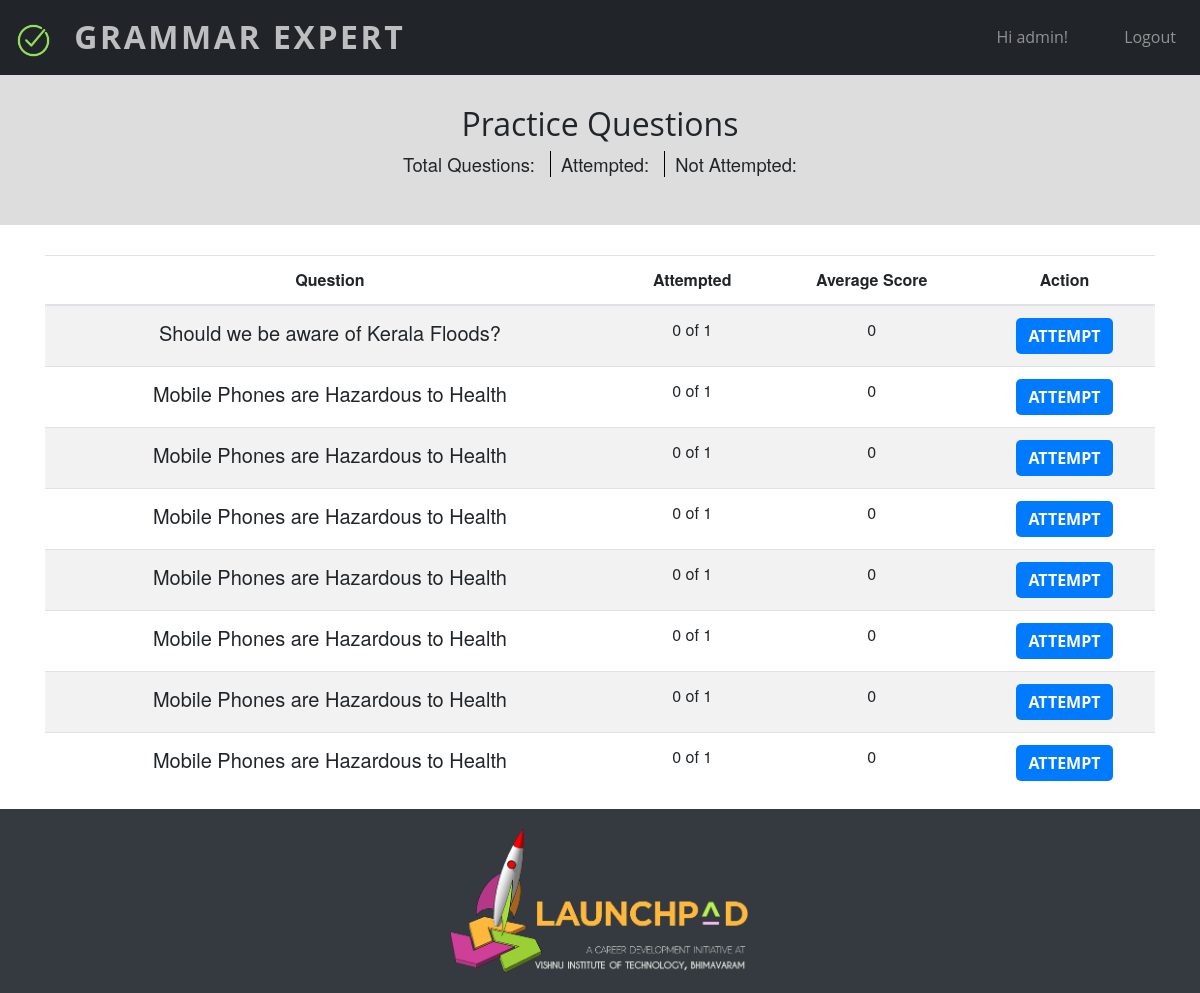
/practice/ (signed in), run on the app's committed database.
### myapp/models.py (models this page shows, shortened)
class Question(models.Model):
    question = models.CharField(max_length = 500)
    user = models.ForeignKey(User, on_delete=models.CASCADE)
    code = models.CharField(max_length = 8,unique = True)
    word_limit = models.IntegerField(default=300)
    attempts_allowed = models.IntegerField(default=1)
    date_created = models.DateField(default=datetime.now)
    time_limit = models.IntegerField(default=30)

### myapp/views.py (the view)
# urls.py: path('practice/',views.practice,name='practice'),
@login_required(login_url="login")
def practice(request):
    context = dict()
    results = []
    questions = Question.objects.filter(user_id = 1)
    for q in questions:
        a = list(Answer.objects.filter(user_id=request.user.id,question_id=q.id))
        s = 0
        n = 0
        avg = 0
        for x in a:
            s += x.score
            n += 1
        if n>0:
            avg = s/n
        if len(a) < q.attempts_allowed:
            results.append((q, True, avg, n, q.attempts_allowed))
        else:
            results.append((q, False, avg, n, q.attempts_allowed))
    return render(request, template_name = 'practice.html', context={"questions":results})

### myapp/templates/practice.html (shortened to what this page needs)
{% load static %}
{% load bootstrap4 %}
{% include 'header.html' %}
<link rel="stylesheet" type="text/css" href="https://cdn.datatables.net/v/bs4/dt-1.10.18/datatables.min.css"/>
<div class="masthead text-center">
    <div class="container-fluid topheading">
        <h2>Practice Questions</h2>
        <p><span id="count">Total Questions: </span>
          <span id="attemptedcount">Attempted: </span>
          <span id="unattemptedcount">Not Attempted: </span>
        </p>
    </div>
    <div class="container">
    <table id="questions" class="table table-striped">
      <thead>
        <th>Question</th>
        <th>Attempted</th>
        <th>Average Score</th>
        <th>Action</th>
      </thead>
        <tbody>
{% for q in questions %}
  <tr>
    <td class="lead">{{ q.0.question }}</td>
    <td>{{q.3}} of {{q.4}}</td>
    <td>{{q.2}}</td>
    {% if q.1 %}
    <td><a href="{% url 'attempt' q.0.code %}"><button class="btn btn-primary my-auto">attempt</button></a></td>
    {% else %}
    <td><button disabled class="btn btn-link">done</button></td>
    {% endif %}
  </tr>
{% endfor %}
</tbody>
</table>
</div>
</div>
    {% include 'footer.html' %}
</body>
</html>

### myapp/templates/header.html (shortened to what this page needs)
<!DOCTYPE html>
{% load bootstrap4 %}
{% load static %}
<html lang="en">
<head>
    <link rel="stylesheet" href="https://maxcdn.bootstrapcdn.com/bootstrap/4.0.0/css/bootstrap.min.css">
    <link rel="stylesheet" href="{% static "header.css"%}"/>
</head>
<body>
    <nav id="mainNav" class="navbar navbar-expand-lg navbar-dark bg-dark py-2">
        <a id="homelink" class="navbar-brand d-inline-block align-top" href="{% url "homepage" %}">
            <img src="{% static "images/correct.png" %}" width="35" height="35" alt="">
            <span>Grammar Expert</span>
        </a>
        <div class="collapse navbar-collapse" id="navbarNavAltMarkup">
        <div class="navbar-nav ml-auto">
        {% if user.is_authenticated %}
          <a class="nav-item nav-link pr-5">Hi {{ user.username }}!</a>
          <a class="nav-item nav-link pr-2" href="{% url "logout" %}">Logout</a>
        {% else %}
            <a class="nav-item nav-link pr-5"  href="{% url "login" %}">Login</a>
            <a class="nav-item nav-link pr-2" href="{% url "signup" %}">Signup</a>
        {% endif %}
        </div>
      </div>
    </nav>

### myapp/static/header.css (style rules this page uses)
body, html { width: 100%; height: 100%; }
body { font-family: 'Merriweather', 'Helvetica Neue', Arial, sans-serif; }
a { color: #F05F40; -webkit-transition: all 0.2s; -moz-transition: all 0.2s; transition: all 0.2s; }
h1, h2, h3, h4, h5, h6 { font-family: 'Open Sans', 'Helvetica Neue', Arial, sans-serif; }
.bg-dark { background-color: #212529 !important; }
#mainNav { border-bottom: 1px solid rgba(33, 37, 41, 0.1); background-color: #fff; font-family: 'Open Sans', 'Helvetica Neue', Arial, sans-serif; -webkit-transition: all 0.2s; -moz-transition: all 0.2s; transition: all 0.2s; }
#mainNav .navbar-brand { font-weight: 700; text-transform: uppercase; color: #F05F40; font-family: 'Open Sans', 'Helvetica Neue', Arial, sans-serif; }
@media (min-width: 992px) { #mainNav { border-color: transparent; background-color: transparent; } }
@media (min-width: 992px) { #mainNav .navbar-brand { color: rgba(255, 255, 255, 0.7); } }
.masthead { padding-top: 10rem; padding-bottom: calc(10rem - 56px); background-position: center center; -webkit-background-size: cover; -moz-background-size: cover; -o-background-size: cover; background-size: cover; }
.masthead p { font-weight: 300; }
@media (min-width: 768px) { .masthead p { font-size: 1.15rem; } }
@media (min-width: 992px) { .masthead { min-height: 650px; padding-top: 0; padding-bottom: 0; } }
.btn { font-weight: 700; text-transform: uppercase; border: none; border-radius: 5px; font-family: 'Open Sans', 'Helvetica Neue', Arial, sans-serif; }
.navbar-brand span { padding-left: 15px; letter-spacing: 0.0800em; }
#homelink { text-decoration: none; color:white; font-size:2em; text-decoration: none; }

### myapp/templates/practice.html (style rules this page uses)
.topheading { text-align: center; padding:30px; background-color: #dddddd; margin-bottom: 30px; }
#count, #unattemptedcount { padding:0 10px; }
#attemptedcount { padding:0 10px; border-left: 1px solid black; border-right: 1px solid black; }

### data on the page
Question: question "Should we be aware of Kerala Floods?", q "0", q "1"
Question: question "Mobile Phones are Hazardous to Health", q "0", q "1"
Question: question "Mobile Phones are Hazardous to Health", q "0", q "1"
Question: question "Mobile Phones are Hazardous to Health", q "0", q "1"
Question: question "Mobile Phones are Hazardous to Health", q "0", q "1"
Question: question "Mobile Phones are Hazardous to Health", q "0", q "1"
Question: question "Mobile Phones are Hazardous to Health", q "0", q "1"
Question: question "Mobile Phones are Hazardous to Health", q "0", q "1"

### other printed values
{{ user.username }} "admin"
